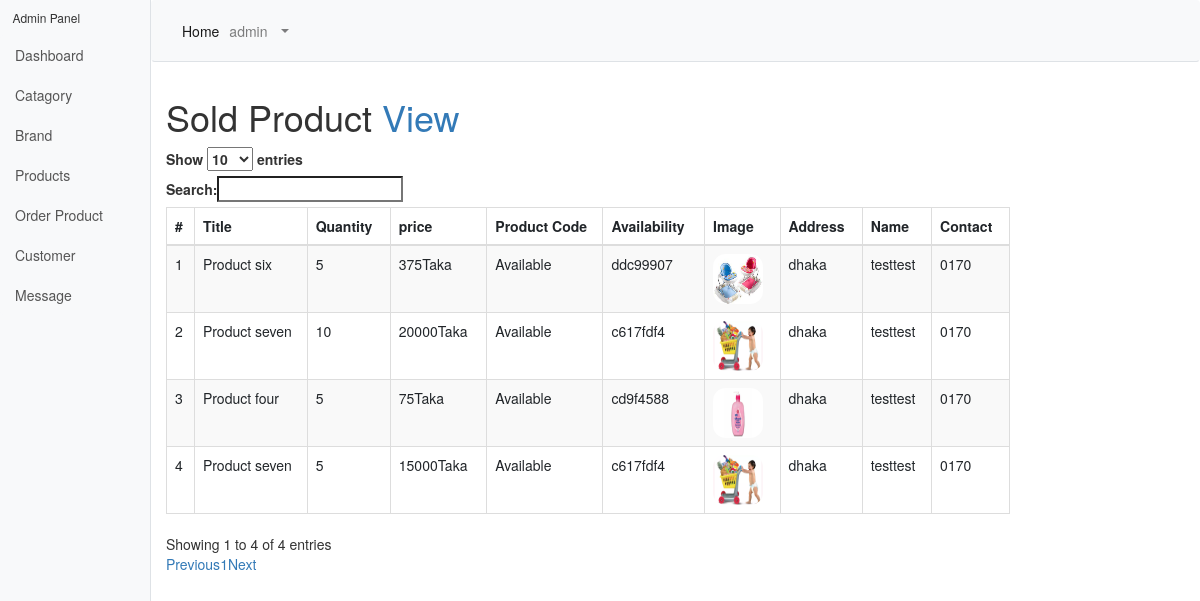
/admin/sold.php (signed in), run on an earlier commit of the app's database.
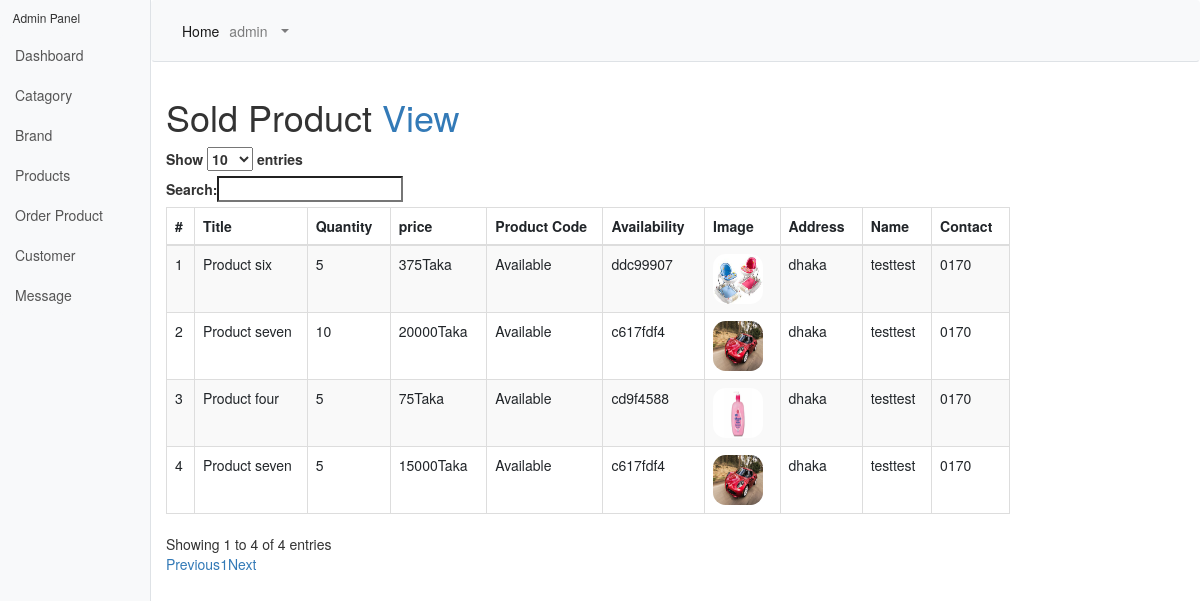
And on a later commit of the database.
### tables this page shows
CREATE TABLE `tbl_order` (
  `orderId` int(11) NOT NULL,
  `customerId` int(11) NOT NULL,
  `productId` int(11) NOT NULL,
  `productName` varchar(300) NOT NULL,
  `price` varchar(255) NOT NULL,
  `quantity` int(11) NOT NULL,
  `image` varchar(300) NOT NULL,
  `inday` datetime DEFAULT current_timestamp(),
  `confirm` tinyint(4) NOT NULL
);

CREATE TABLE `tbl_product` (
  `productId` int(11) NOT NULL,
  `productName` varchar(200) NOT NULL,
  `catId` int(11) NOT NULL,
  `brandId` int(11) NOT NULL,
  `body` text NOT NULL,
  `price` varchar(300) NOT NULL,
  `image` varchar(300) NOT NULL,
  `type` tinyint(4) NOT NULL,
  `quantityId` int(11) NOT NULL,
  `total_quantity` int(11) NOT NULL,
  `productCode` varchar(300) NOT NULL,
  `admin_id` int(11) NOT NULL,
  `uploadtime` timestamp NOT NULL DEFAULT current_timestamp(),
  `offer` tinyint(4) NOT NULL,
  `total_rat` int(11) NOT NULL,
  `hit` int(11) NOT NULL
);

CREATE TABLE `tbl_customer` (
  `customerId` int(11) NOT NULL,
  `firstName` varchar(255) NOT NULL,
  `lastName` varchar(255) NOT NULL,
  `address` varchar(400) NOT NULL,
  `email` varchar(255) NOT NULL,
  `phone` varchar(200) NOT NULL,
  `password` varchar(300) NOT NULL,
  `status` tinyint(4) NOT NULL,
  `otp` int(11) NOT NULL
);

### classes/Product.php (called while the page is built, shortened)
<?php
$filepath = realpath(dirname(__FILE__));
 include_once ($filepath.'/../lib/Database.php');
?>
<?php
class Product{
	private $db;
	public function __construct(){
		$this->db = new Database();
	}
public function getAllSoldProductadmin(){
		$query = "SELECT * FROM tbl_order LEFT JOIN tbl_product ON tbl_product.productId = tbl_order.productId INNER JOIN tbl_customer ON  tbl_order.customerId =tbl_customer.customerId WHERE confirm=1  ORDER BY inday DESC";
		$result = $this->db->select($query);
		return $result;
	}
}
?>

### lib/Database.php (called while the page is built, shortened)
<?php
Class Database{
	public $host   = DB_HOST;
	public $user   = DB_USER;
	public $pass   = DB_PASS;
	public $dbname = DB_NAME;
	public $link;
	private function connectDB(){
	$this->link = new mysqli($this->host, $this->user, $this->pass, $this->dbname);
 }
	public function select($query){
		$result = $this->link->query($query) or die($this->link->error.__LINE__);
		if($result->num_rows > 0){
			return $result;
		} else {
			return false;
		}
	}
}

### admin/sold.php (the view, shortened to what this page needs)
 <?php include 'inc/header.php'; ?>
 <div class="container-fluid">
        <h1 class="mt-4">Sold Product <a href="sold.php">View</a></h1>
            <div class="row">
            	<div class="col-md-10">
<table id="datatable" class="table table-striped table-bordered" cellspacing="0" width="100%">
    				<thead>
						<tr>
							<th>#</th>
							<th>Title</th>
							<th>Quantity</th>
              <th>price</th>
              <th>Product Code</th>
              <th>Availability</th>
							<th>Image</th>
							<th>Address</th>
              <th>Name</th>
              <th>Contact</th>
						</tr>
					</thead>
					<tbody>
                      <?php
                $getApd = $pd->getAllSoldProductadmin();
                if ($getApd) {
                	$a = 0;
                  while ($result = $getApd->fetch_assoc()) {
                  	$a++;
                ?>
                            <tr>
                            	<td><?php  echo $a; ?></td>
							<td><?php echo $result['productName']; ?></td>
							<td><?php echo $result['quantity']; ?></td>
							 <td><?php echo $result['price']+(($result['price']*$result['quantity'])*0.10); ?>Taka</td>
							<td><?php if ($result['type']==0) {
								echo "Available";
							}else{echo "Sold";}  ?></td>
							<td><?php echo $result['productCode']; ?></td>
							<td><img style="height: 50px; width: 50px; border-radius: 25%;" src="../<?php echo $result['image']; ?>"></td>
							<td><?php echo $result['address']; ?></td>
              <td><?php echo $result['firstName'].$result['lastName']; ?></td>
              <td><?php echo $result['phone']; ?></td>
						</tr>
					<?php }} ?>
					</tbody>
				</table>
      	</div>
            </div>
      </div>
        </div>
  </div>
    </body>

What changed in the data, as far as the page shows it:
changed through a linked row, tbl_order (number 2 of 4 on the later page): productId.image: a different picture
changed through a linked row, tbl_order (number 4 of 4 on the later page): productId.image: a different picture
